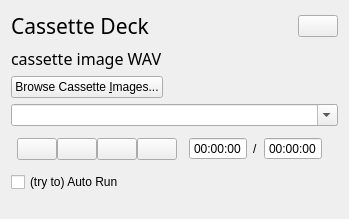
            <widget class="QWidget" name="cassettePage" >
             <layout class="QGridLayout" >
              <item row="0" column="0" >
               <layout class="QVBoxLayout" >
                <item>
                 <layout class="QHBoxLayout" >
                  <property name="spacing" >
                   <number>6</number>
                  </property>
                  <property name="leftMargin" >
                   <number>0</number>
                  </property>
                  <property name="topMargin" >
                   <number>0</number>
                  </property>
                  <property name="rightMargin" >
                   <number>0</number>
                  </property>
                  <property name="bottomMargin" >
                   <number>0</number>
                  </property>
                  <item>
                   <widget class="QLabel" name="cassetteLabel" >
                    <property name="font" >
                     <font>
                      <family>Sans Serif</family>
                      <pointsize>16</pointsize>
                      <weight>75</weight>
                      <italic>false</italic>
                      <bold>true</bold>
                      <underline>false</underline>
                      <strikeout>false</strikeout>
                     </font>
                    </property>
                    <property name="text" >
                     <string>&lt;html>&lt;head>&lt;meta name="qrichtext" content="1" />&lt;style type="text/css">
p, li { white-space: pre-wrap; }
&lt;/style>&lt;/head>&lt;body style=" font-family:'Sans Serif'; font-size:16pt; font-weight:600; font-style:normal;">
&lt;p style=" margin-top:0px; margin-bottom:0px; margin-left:0px; margin-right:0px; -qt-block-indent:0; text-indent:0px;">&lt;span style=" font-weight:400;">Cassette Deck&lt;/span>&lt;/p>&lt;/body>&lt;/html></string>
                    </property>
                   </widget>
                  </item>
                  <item>
                   <widget class="QPushButton" name="cassetteEjectButton" >
                    <property name="sizePolicy" >
                     <sizepolicy vsizetype="Fixed" hsizetype="Fixed" >
                      <horstretch>0</horstretch>
                      <verstretch>0</verstretch>
                     </sizepolicy>
                    </property>
                    <property name="icon" >
                     <iconset>eject.png</iconset>
                    </property>
                   </widget>
                  </item>
                 </layout>
                </item>
                <item>
                 <widget class="QLabel" name="cassetteDescriptionLabel" >
                  <property name="font" >
                   <font>
                    <family>Sans Serif</family>
                    <pointsize>12</pointsize>
                    <weight>50</weight>
                    <italic>false</italic>
                    <bold>false</bold>
                    <underline>false</underline>
                    <strikeout>false</strikeout>
                   </font>
                  </property>
                  <property name="text" >
                   <string>cassette image WAV</string>
                  </property>
                 </widget>
                </item>
                <item>
                 <layout class="QHBoxLayout" >
                  <property name="spacing" >
                   <number>6</number>
                  </property>
                  <property name="leftMargin" >
                   <number>0</number>
                  </property>
                  <property name="topMargin" >
                   <number>0</number>
                  </property>
                  <property name="rightMargin" >
                   <number>0</number>
                  </property>
                  <property name="bottomMargin" >
                   <number>0</number>
                  </property>
                  <item>
                   <widget class="QPushButton" name="cassetteBrowseImageButton" >
                    <property name="text" >
                     <string>Browse Cassette &amp;Images...</string>
                    </property>
                   </widget>
                  </item>
                  <item>
                   <spacer>
                    <property name="orientation" >
                     <enum>Qt::Horizontal</enum>
                    </property>
                    <property name="sizeHint" >
                     <size>
                      <width>40</width>
                      <height>20</height>
                     </size>
                    </property>
                   </spacer>
                  </item>
                 </layout>
                </item>
                <item>
                 <widget class="QComboBox" name="cassetteHistoryBox" >
                  <property name="sizePolicy" >
                   <sizepolicy vsizetype="Minimum" hsizetype="Minimum" >
                    <horstretch>0</horstretch>
                    <verstretch>0</verstretch>
                   </sizepolicy>
                  </property>
                  <property name="editable" >
                   <bool>true</bool>
                  </property>
                  <property name="maxCount" >
                   <number>100</number>
                  </property>
                  <property name="insertPolicy" >
                   <enum>QComboBox::InsertAtTop</enum>
                  </property>
                  <property name="sizeAdjustPolicy" >
                   <enum>QComboBox::AdjustToMinimumContentsLength</enum>
                  </property>
                  <property name="minimumContentsLength" >
                   <number>20</number>
                  </property>
                 </widget>
                </item>
                <item>
                 <layout class="QHBoxLayout" >
                  <item>
                   <layout class="QHBoxLayout" >
                    <property name="spacing" >
                     <number>0</number>
                    </property>
                    <property name="leftMargin" >
                     <number>6</number>
                    </property>
                    <property name="topMargin" >
                     <number>6</number>
                    </property>
                    <property name="rightMargin" >
                     <number>6</number>
                    </property>
                    <property name="bottomMargin" >
                     <number>6</number>
                    </property>
                    <item>
                     <widget class="QPushButton" name="tapePlayButton" >
                      <property name="sizePolicy" >
                       <sizepolicy vsizetype="Minimum" hsizetype="Minimum" >
                        <horstretch>0</horstretch>
                        <verstretch>0</verstretch>
                       </sizepolicy>
                      </property>
                      <property name="toolTip" >
                       <string>Set to Play mode</string>
                      </property>
                      <property name="icon" >
                       <iconset>play.png</iconset>
                      </property>
                      <property name="checkable" >
                       <bool>true</bool>
                      </property>
                     </widget>
                    </item>
                    <item>
                     <widget class="QPushButton" name="tapeRewindButton" >
                      <property name="toolTip" >
                       <string>Rewind tape</string>
                      </property>
                      <property name="icon" >
                       <iconset>rewind.png</iconset>
                      </property>
                      <property name="checkable" >
                       <bool>true</bool>
                      </property>
                     </widget>
                    </item>
                    <item>
                     <widget class="QPushButton" name="tapeStopButton" >
                      <property name="toolTip" >
                       <string>Stop mode</string>
                      </property>
                      <property name="icon" >
                       <iconset>stop.png</iconset>
                      </property>
                      <property name="checkable" >
                       <bool>true</bool>
                      </property>
                      <property name="checked" >
                       <bool>false</bool>
                      </property>
                     </widget>
                    </item>
                    <item>
                     <widget class="QPushButton" name="tapeRecordButton" >
                      <property name="toolTip" >
                       <string>Select new tape to record to</string>
                      </property>
                      <property name="icon" >
                       <iconset>record.png</iconset>
                      </property>
                      <property name="checkable" >
                       <bool>true</bool>
                      </property>
                     </widget>
                    </item>
                   </layout>
                  </item>
                  <item>
                   <widget class="QTimeEdit" name="tapeTime" >
                    <property name="readOnly" >
                     <bool>true</bool>
                    </property>
                    <property name="buttonSymbols" >
                     <enum>QAbstractSpinBox::NoButtons</enum>
                    </property>
                    <property name="dateTime" >
                     <datetime>
                      <hour>0</hour>
                      <minute>0</minute>
                      <second>0</second>
                      <year>2000</year>
                      <month>1</month>
                      <day>1</day>
                     </datetime>
                    </property>
                    <property name="currentSection" >
                     <enum>QDateTimeEdit::HourSection</enum>
                    </property>
                    <property name="displayFormat" >
                     <string>hh:mm:ss</string>
                    </property>
                   </widget>
                  </item>
                  <item>
                   <widget class="QLabel" name="label_16" >
                    <property name="text" >
                     <string>/</string>
                    </property>
                   </widget>
                  </item>
                  <item>
                   <widget class="QTimeEdit" name="tapeLength" >
                    <property name="readOnly" >
                     <bool>true</bool>
                    </property>
                    <property name="buttonSymbols" >
                     <enum>QAbstractSpinBox::NoButtons</enum>
                    </property>
                    <property name="dateTime" >
                     <datetime>
                      <hour>0</hour>
                      <minute>0</minute>
                      <second>0</second>
                      <year>2000</year>
                      <month>1</month>
                      <day>1</day>
                     </datetime>
                    </property>
                    <property name="currentSection" >
                     <enum>QDateTimeEdit::HourSection</enum>
                    </property>
                    <property name="displayFormat" >
                     <string>hh:mm:ss</string>
                    </property>
                   </widget>
                  </item>
                  <item>
                   <spacer>
                    <property name="orientation" >
                     <enum>Qt::Horizontal</enum>
                    </property>
                    <property name="sizeHint" >
                     <size>
                      <width>16</width>
                      <height>23</height>
                     </size>
                    </property>
                   </spacer>
                  </item>
                 </layout>
                </item>
                <item>
                 <widget class="QCheckBox" name="autoRunCassettesCheckBox" >
                  <property name="toolTip" >
                   <string>Currently only works for CAS images.</string>
                  </property>
                  <property name="text" >
                   <string>(try to) Auto Run</string>
                  </property>
                 </widget>
                </item>
                <item>
                 <spacer>
                  <property name="orientation" >
                   <enum>Qt::Vertical</enum>
                  </property>
                  <property name="sizeHint" >
                   <size>
                    <width>242</width>
                    <height>16</height>
                   </size>
                  </property>
                 </spacer>
                </item>
               </layout>
              </item>
             </layout>
            </widget>
